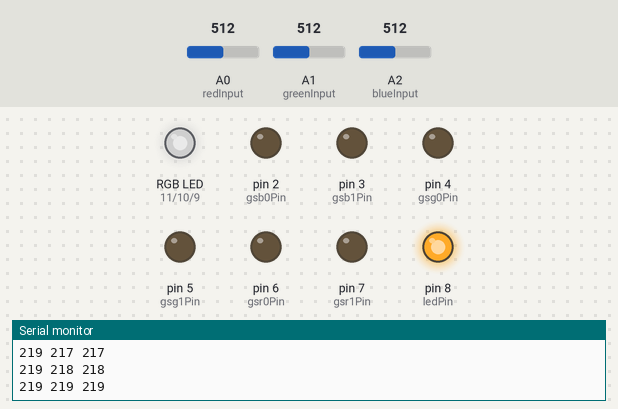
The sketch below on a simulated Arduino Uno, built with avr-gcc and run on an emulated ATmega328P. Parts: an RGB LED mixed from three pins (HIGH = lit), output pins drawn as LEDs (lit = HIGH), the last lines printed to the serial monitor. The test bench sets the inputs (shaded band); at power-on: A0 (redInput) = 512, A1 (greenInput) = 512, A2 (blueInput) = 512. Dim RGB values are drawn brighter than linear.

Above: at 1.2 s.
1.3 s: A0 (redInput) set to 108
2.8 s: A0 (redInput) set to 101
At 2.99 s:
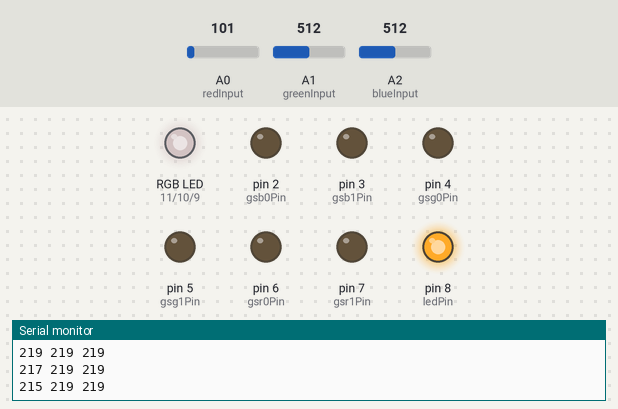
4.7 s: A1 (greenInput) set to 85
6.2 s: A1 (greenInput) set to 76
At 6.44 s:
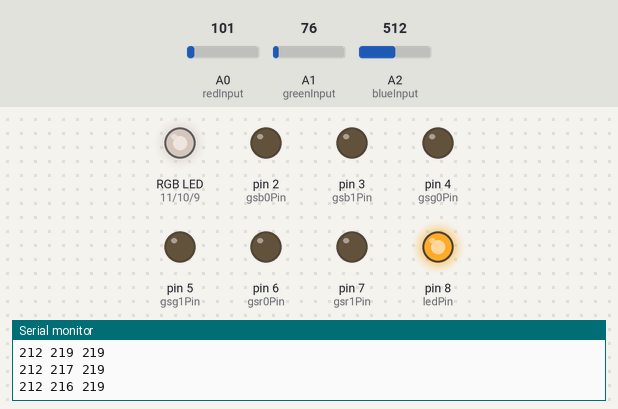
8.1 s: A2 (blueInput) set to 0
At 9.4 s:
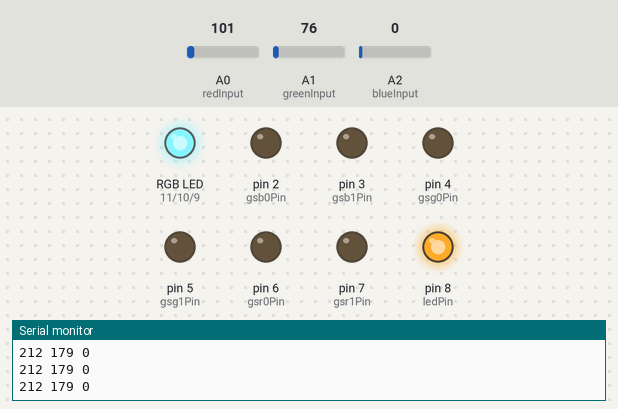
9.8 s: A0 (redInput) set to 0
At 11.1 s:
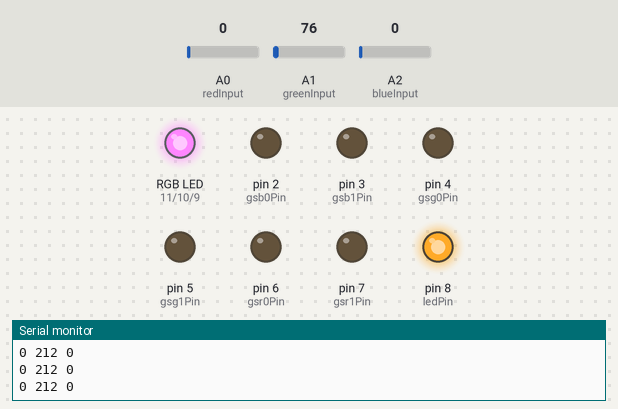
Timing chart, 0 to 12.8 s (numbered marks = the images above; inputs shaded):
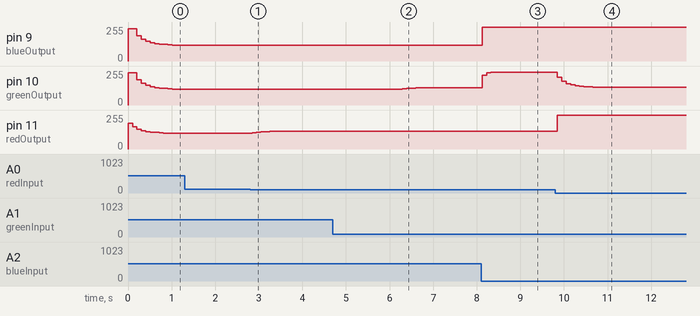

Measured:
- after the input at 2.8 s, pin 11 (redOutput): moves from 117/255 to 134/255 over 0.41 s, starting at once
- after the input at 6.2 s, pin 10 (greenOutput): 117/255 → 122/255 after 0.10 s, → 124/255 0.10 s later, → 127/255 0.10 s later, → 129/255 0.10 s later
- after the input at 8.1 s, pin 9 (blueOutput): 117/255 → 255/255 at once; pin 10 (greenOutput): 129/255 → 225/255 at once, → 243/255 0.10 s later, → 245/255 0.10 s later
- after the input at 9.8 s, pin 10 (greenOutput): moves from 245/255 to 134/255 over 0.81 s, starting after 0.05 s; pin 11 (redOutput): 134/255 → 255/255 after 0.05 s
- by itself, pin 9 (blueOutput), pin 10 (greenOutput): rises from 0/255 to 242/255 in 0.10 s, then falls to 117/255 in 1.0 s

The sketch:

chameleon_dome.ino
```cpp
// chameleon_dome.ino - cube changes color to match the surface
// (c) BotBook.com - Karvinen, Karvinen, Valtokari

const int gsr1Pin = 7;	// <1>
const int gsr0Pin = 6;
const int gsg1Pin = 5;
const int gsg0Pin = 4;
const int gsb1Pin = 3;
const int gsb0Pin = 2;

const int ledPin = 8;	// <2>

const int redInput = A0;	// <3>
const int greenInput = A1;
const int blueInput = A2;

const int redOutput = 11;	// <4>
const int greenOutput = 10;
const int blueOutput = 9;

int red = -1;	// <5>
int green = -1;
int blue = -1;

const float newWeight = 0.7;	// <6>

void setup() {
  Serial.begin(115200);
  pinMode(gsr1Pin, OUTPUT);
  pinMode(gsr0Pin, OUTPUT);
  pinMode(gsg1Pin, OUTPUT);
  pinMode(gsg0Pin, OUTPUT);
  pinMode(gsb1Pin, OUTPUT);
  pinMode(gsb0Pin, OUTPUT);
  pinMode(ledPin, OUTPUT);
  pinMode(redOutput, OUTPUT);
  pinMode(greenOutput, OUTPUT);
  pinMode(blueOutput, OUTPUT);

  digitalWrite(ledPin, HIGH);	// <7>

  digitalWrite(gsr1Pin, LOW);
  digitalWrite(gsr0Pin, LOW);
  digitalWrite(gsg1Pin, LOW);
  digitalWrite(gsg0Pin, LOW);
  digitalWrite(gsb1Pin, LOW);
  digitalWrite(gsb0Pin, LOW);
}

void loop() {
  int redValue = analogRead(redInput);	// <8>
  int greenValue = analogRead(greenInput);
  int blueValue = analogRead(blueInput);

  redValue = redValue * 10 / 1.0;
  greenValue = greenValue * 10 / 0.75;
  blueValue = blueValue * 10 / 0.55;

  redValue = map(redValue, 0, 1023, 0, 255);	// <9>
  greenValue = map(greenValue, 0, 1023, 0, 255);
  blueValue = map(blueValue, 0, 1023, 0, 255);

  if(redValue > 255) redValue = 255;	// <10>
  if(greenValue > 255) greenValue = 255;
  if(blueValue > 255) blueValue = 255;

  red = runningAverage(redValue, red);	// <10>
  green = runningAverage(greenValue, green);
  blue = runningAverage(blueValue, blue);

  Serial.print(red); Serial.print(" ");
  Serial.print(green); Serial.print(" ");
  Serial.print(blue); Serial.println(" ");
  if(red < 200 || green < 180 || blue < 180) {
    green = green - red * 0.3;	// <11>
    blue = blue - red * 0.3;
  }

  red = easing(red);	// <12>
  green = easing(green);
  blue = easing(blue);

  setColor(red,green,blue);	// <13>

  delay(100);
}

int runningAverage(int input, int old) {
  return newWeight*input + (1-newWeight)*old;	// <14>
}

int easing(int input) {	// <15>
  float percent = input / 255.0f;
  return 255.0f * percent * percent * percent * percent;
}

int setColor(int r, int g, int b) {	// <16>
  analogWrite(redOutput, 255-r);	// <17>
  analogWrite(greenOutput, 255-g);
  analogWrite(blueOutput, 255-b);
}
```
